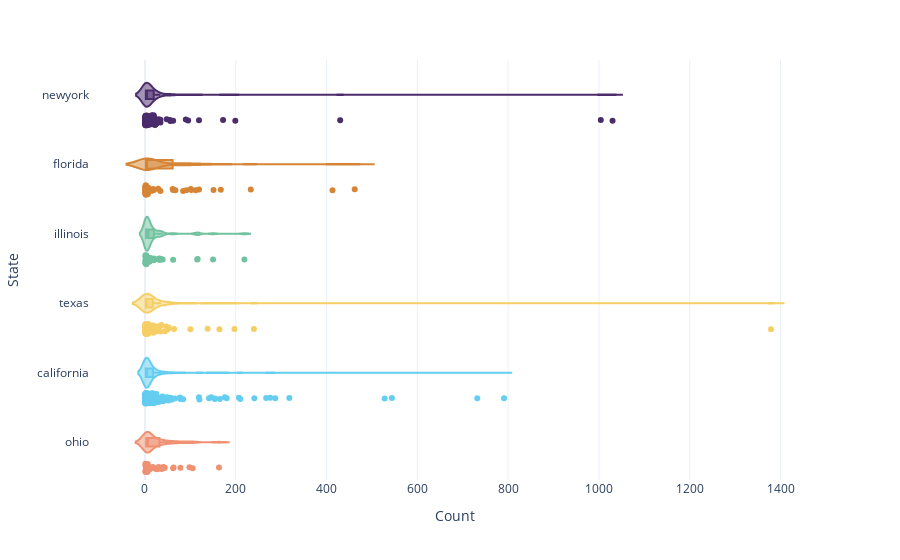

Notebook code cell kept with this figure:
### Markdown cell above
## Number of Articles per Media

### Code cell
fig_voilin=px.violin(
    num_articles_master,
    box=True,
    points="all",
    hover_data=num_articles_master.columns,
    color="state",
    color_discrete_map=collection_color_map,
    labels={'state':'State','count':'Count'},
    # height=900,
    x="count",
    y="state",
).update_layout(showlegend=False)

fig_voilin.write_image('fig_violin.png', scale=2)
fig_voilin.write_image('fig_violin.svg')

fig_voilin

### Figure 1 — Plotly figure (JSON) as saved in the notebook; plotly's stock layout.template omitted (floating-point values rounded to 4 significant figures; data arrays with more than 128 entries replaced by an {"elided": "..."} marker saying what was removed)
{"data": [{"alignmentgroup": "True", "box": {"visible": true}, "customdata": {"elided": "101x2 mixed values"}, "hovertemplate": "State=%{y}<br>Count=%{x}<br>media_name=%{customdata[0]}<br>perc=%{customdata[1]}<extra></extra>", "legendgroup": "newyork", "marker": {"color": "#4B2D6B"}, "name": "newyork", "offsetgroup": "newyork", "orientation": "h", "points": "all", "scalegroup": "True", "showlegend": true, "type": "violin", "x": [25, 1, 1, 6, 2, 23, 2, 48, 7, 3, 19, 4, 13, 4, 4, 4, 10, 8, 1, 3, 15, 4, 2, 2, 4, 1, 199, 22, 21, 6, 55, 19, 3, 34, 2, 2, 1, 4, 1, 172, 2, 95, 1, 23, 1, 28, 430, 3, 3, 1, 5, 1, 90, 13, 1, 1004, 119, 13, 1, 34, 4, 1, 24, 1, 1, 2, 3, 1, 5, 1, 13, 3, 2, 62, 2, 1, 2, 56, 5, 1, 3, 1030, 3, 22, 1, 1, 23, 1, 1, 15, 8, 20, 2, 4, 7, 17, 2, 6, 30, 1, 6], "x0": " ", "xaxis": "x", "y": ["newyork", "newyork", "newyork", "newyork", "newyork", "newyork", "newyork", "newyork", "newyork", "newyork", "newyork", "newyork", "newyork", "newyork", "newyork", "newyork", "newyork", "newyork", "newyork", "newyork", "newyork", "newyork", "newyork", "newyork", "newyork", "newyork", "newyork", "newyork", "newyork", "newyork", "newyork", "newyork", "newyork", "newyork", "newyork", "newyork", "newyork", "newyork", "newyork", "newyork", "newyork", "newyork", "newyork", "newyork", "newyork", "newyork", "newyork", "newyork", "newyork", "newyork", "newyork", "newyork", "newyork", "newyork", "newyork", "newyork", "newyork", "newyork", "newyork", "newyork", "newyork", "newyork", "newyork", "newyork", "newyork", "newyork", "newyork", "newyork", "newyork", "newyork", "newyork", "newyork", "newyork", "newyork", "newyork", "newyork", "newyork", "newyork", "newyork", "newyork", "newyork", "newyork", "newyork", "newyork", "newyork", "newyork", "newyork", "newyork", "newyork", "newyork", "newyork", "newyork", "newyork", "newyork", "newyork", "newyork", "newyork", "newyork", "newyork", "newyork", "newyork"], "y0": " ", "yaxis": "y"}, {"alignmentgroup": "True", "box": {"visible": true}, "customdata": [["abc-7.com", 0.0004075], ["af.mil", 0.0004075], ["ballingerpublishing.com", 0.0004075], ["beacononlinenews.com", 0.000815], ["biscaynetimes.com", 0.00163], ["bocamag.com", 0.000815], ["browardpalmbeach.com", 0.001222], ["caribbeannationalweekly.com", 0.00326], ["clickorlando.com", 0.1683], ["cltampa.com", 0.02486], ["communitynewspapers.com", 0.001222], ["crestviewbulletin.com", 0.0004075], ["eaglenews.org", 0.000815], ["ecbpublishing.com", 0.0004075], ["floridaweekly.com", 0.002445], ["gotowncrier.com", 0.0004075], ["heritagefl.com", 0.00163], ["highlandstoday.com", 0.001222], ["hotspotsmagazine.com", 0.04156], ["inweekly.net", 0.007335], ["jacksonville.com", 0.0004075], ["libreonline.com", 0.0004075], ["local10.com", 0.03708], ["miaminewtimes.com", 0.01182], ["mynews13.com", 0.0004075], ["mypanhandle.com", 0.002445], ["nbcmiami.com", 0.09495], ["news4jax.com", 0.001222], ["orlandoadvocate.com", 0.000815], ["orlandosentinel.com", 0.06153], ["orlandoweekly.com", 0.0273], ["palmbeachillustrated.com", 0.000815], ["paradisenewsfl.com", 0.000815], ["sarasotamagazine.com", 0.000815], ["sflcn.com", 0.0004075], ["sfltimes.com", 0.001222], ["sun-sentinel.com", 0.04564], ["thegabber.com", 0.00326], ["themiamihurricane.com", 0.002445], ["thesandspur.org", 0.00163], ["thewestsidegazette.com", 0.00815], ["veronews.com", 0.0004075], ["villages-news.com", 0.002037], ["watermarkonline.com", 0.1883], ["wesh.com", 0.04849], ["westorlandonews.com", 0.002852], ["wfla.com", 0.04116], ["wgcu.org", 0.004482], ["winknews.com", 0.01385], ["wjct.org", 0.001222], ["wmnf.org", 0.03423], ["wpbf.com", 0.00652], ["wptv.com", 0.06805], ["wsvn.com", 0.02526]], "hovertemplate": "State=%{y}<br>Count=%{x}<br>media_name=%{customdata[0]}<br>perc=%{customdata[1]}<extra></extra>", "legendgroup": "florida", "marker": {"color": "#D68537"}, "name": "florida", "offsetgroup": "florida", "orientation": "h", "points": "all", "scalegroup": "True", "showlegend": true, "type": "violin", "x": [1, 1, 1, 2, 4, 2, 3, 8, 413, 61, 3, 1, 2, 1, 6, 1, 4, 3, 102, 18, 1, 1, 91, 29, 1, 6, 233, 3, 2, 151, 67, 2, 2, 2, 1, 3, 112, 8, 6, 4, 20, 1, 5, 462, 119, 7, 101, 11, 34, 3, 84, 16, 167, 62], "x0": " ", "xaxis": "x", "y": ["florida", "florida", "florida", "florida", "florida", "florida", "florida", "florida", "florida", "florida", "florida", "florida", "florida", "florida", "florida", "florida", "florida", "florida", "florida", "florida", "florida", "florida", "florida", "florida", "florida", "florida", "florida", "florida", "florida", "florida", "florida", "florida", "florida", "florida", "florida", "florida", "florida", "florida", "florida", "florida", "florida", "florida", "florida", "florida", "florida", "florida", "florida", "florida", "florida", "florida", "florida", "florida", "florida", "florida"], "y0": " ", "yaxis": "y"}, {"alignmentgroup": "True", "box": {"visible": true}, "customdata": [["abc7chicago.com", 0.02862], ["austinweeklynews.com", 0.001847], ["bradleyscout.com", 0.001847], ["breezecourier.com", 0.02031], ["centralillinoisproud.com", 0.007387], ["chicagodefender.com", 0.004617], ["chicagomag.com", 0.00277], ["chicagomaroon.com", 0.001847], ["chicagoreader.com", 0.01754], ["chicagoreporter.com", 0.0009234], ["chicagotribune.com", 0.2022], ["chronicleillinois.com", 0.00277], ["columbiachronicle.com", 0.006464], ["dailyherald.com", 0.1071], ["dailyillini.com", 0.009234], ["dailynorthwestern.com", 0.0157], ["decaturtribune.com", 0.0009234], ["depauliaonline.com", 0.00277], ["enewspf.com", 0.0009234], ["evanstonroundtable.com", 0.00831], ["forestparkreview.com", 0.00277], ["ibjonline.com", 0.007387], ["illinoistimes.com", 0.01108], ["indiatribune.com", 0.00277], ["indymedia.org", 0.0009234], ["lawndalenews.com", 0.001847], ["loyolaphoenix.com", 0.004617], ["mystateline.com", 0.03601], ["nbcchicago.com", 0.03324], ["northernstar.info", 0.009234], ["oakpark.com", 0.00554], ["ourquadcities.com", 0.00831], ["rblandmark.com", 0.003693], ["republictimes.net", 0.01754], ["shawlocal.com", 0.03047], ["suntimes.com", 0.05725], ["thecommunityword.com", 0.001847], ["thepaper1901.com", 0.001847], ["thereporter.com", 0.02955], ["thesouthern.com", 0.00831], ["thewoodstockindependent.com", 0.0009234], ["wesleyanargus.com", 0.00277], ["wgnradio.com", 0.009234], ["wgntv.com", 0.1385], ["windycityword.com", 0.01847], ["wjbc.com", 0.003693], ["wlds.com", 0.001847], ["wmay.com", 0.1062]], "hovertemplate": "State=%{y}<br>Count=%{x}<br>media_name=%{customdata[0]}<br>perc=%{customdata[1]}<extra></extra>", "legendgroup": "illinois", "marker": {"color": "#72C29F"}, "name": "illinois", "offsetgroup": "illinois", "orientation": "h", "points": "all", "scalegroup": "True", "showlegend": true, "type": "violin", "x": [31, 2, 2, 22, 8, 5, 3, 2, 19, 1, 219, 3, 7, 116, 10, 17, 1, 3, 1, 9, 3, 8, 12, 3, 1, 2, 5, 39, 36, 10, 6, 9, 4, 19, 33, 62, 2, 2, 32, 9, 1, 3, 10, 150, 20, 4, 2, 115], "x0": " ", "xaxis": "x", "y": ["illinois", "illinois", "illinois", "illinois", "illinois", "illinois", "illinois", "illinois", "illinois", "illinois", "illinois", "illinois", "illinois", "illinois", "illinois", "illinois", "illinois", "illinois", "illinois", "illinois", "illinois", "illinois", "illinois", "illinois", "illinois", "illinois", "illinois", "illinois", "illinois", "illinois", "illinois", "illinois", "illinois", "illinois", "illinois", "illinois", "illinois", "illinois", "illinois", "illinois", "illinois", "illinois", "illinois", "illinois", "illinois", "illinois", "illinois", "illinois"], "y0": " ", "yaxis": "y"}, {"alignmentgroup": "True", "box": {"visible": true}, "customdata": {"elided": "85x2 mixed values"}, "hovertemplate": "State=%{y}<br>Count=%{x}<br>media_name=%{customdata[0]}<br>perc=%{customdata[1]}<extra></extra>", "legendgroup": "texas", "marker": {"color": "#F5CF65"}, "name": "texas", "offsetgroup": "texas", "orientation": "h", "points": "all", "scalegroup": "True", "showlegend": true, "type": "violin", "x": [49, 1, 5, 12, 5, 2, 1, 3, 19, 1379, 2, 240, 3, 1, 1, 36, 3, 8, 1, 34, 18, 25, 17, 4, 3, 3, 12, 3, 1, 2, 5, 4, 12, 52, 1, 4, 16, 47, 1, 1, 1, 1, 100, 6, 29, 138, 197, 52, 3, 1, 2, 14, 164, 1, 6, 14, 8, 5, 6, 44, 6, 1, 3, 1, 34, 30, 1, 5, 3, 1, 6, 2, 2, 3, 26, 3, 2, 1, 7, 2, 7, 2, 64, 2, 1], "x0": " ", "xaxis": "x", "y": ["texas", "texas", "texas", "texas", "texas", "texas", "texas", "texas", "texas", "texas", "texas", "texas", "texas", "texas", "texas", "texas", "texas", "texas", "texas", "texas", "texas", "texas", "texas", "texas", "texas", "texas", "texas", "texas", "texas", "texas", "texas", "texas", "texas", "texas", "texas", "texas", "texas", "texas", "texas", "texas", "texas", "texas", "texas", "texas", "texas", "texas", "texas", "texas", "texas", "texas", "texas", "texas", "texas", "texas", "texas", "texas", "texas", "texas", "texas", "texas", "texas", "texas", "texas", "texas", "texas", "texas", "texas", "texas", "texas", "texas", "texas", "texas", "texas", "texas", "texas", "texas", "texas", "texas", "texas", "texas", "texas", "texas", "texas", "texas", "texas"], "y0": " ", "yaxis": "y"}, {"alignmentgroup": "True", "box": {"visible": true}, "customdata": {"elided": "253x2 mixed values"}, "hovertemplate": "State=%{y}<br>Count=%{x}<br>media_name=%{customdata[0]}<br>perc=%{customdata[1]}<extra></extra>", "legendgroup": "california", "marker": {"color": "#64CDF0"}, "name": "california", "offsetgroup": "california", "orientation": "h", "points": "all", "scalegroup": "True", "showlegend": true, "type": "violin", "x": {"elided": "253 int values"}, "x0": " ", "xaxis": "x", "y": {"elided": "253 str values"}, "y0": " ", "yaxis": "y"}, {"alignmentgroup": "True", "box": {"visible": true}, "customdata": [["akron.com", 0.002051], ["businessjournaldaily.com", 0.006154], ["cincinnatimagazine.com", 0.003077], ["citybeat.com", 0.08], ["cityscenecolumbus.com", 0.001026], ["cleveland.com", 0.01026], ["clevescene.com", 0.02769], ["columbuspost.com", 0.005128], ["delgazette.com", 0.004103], ["denisonian.com", 0.001026], ["examiner.org", 0.01128], ["fox8.com", 0.0441], ["freepress.org", 0.003077], ["kentwired.com", 0.01949], ["kenyoncollegian.com", 0.003077], ["limaohio.com", 0.0441], ["lovelandmagazine.com", 0.006154], ["morningjournal.com", 0.04103], ["nbc4i.com", 0.06359], ["news-herald.com", 0.007179], ["oberlinreview.org", 0.002051], ["onnradio.com", 0.06462], ["portsmouth-dailytimes.com", 0.004103], ["recordherald.com", 0.007179], ["sent-trib.com", 0.005128], ["thecatholictelegraph.com", 0.01744], ["thecincinnatiherald.com", 0.006154], ["thejambar.com", 0.002051], ["thelantern.com", 0.007179], ["toledocitypaper.com", 0.007179], ["tribtoday.com", 0.001026], ["usatoday.com", 0.03795], ["wcpo.com", 0.01128], ["wdtn.com", 0.1672], ["whbc.com", 0.002051], ["wkbn.com", 0.1077], ["wlwt.com", 0.1005], ["wooster.edu", 0.001026], ["wordpress.com", 0.03077], ["woub.org", 0.02359], ["ysnews.com", 0.01026]], "hovertemplate": "State=%{y}<br>Count=%{x}<br>media_name=%{customdata[0]}<br>perc=%{customdata[1]}<extra></extra>", "legendgroup": "ohio", "marker": {"color": "#EF9173"}, "name": "ohio", "offsetgroup": "ohio", "orientation": "h", "points": "all", "scalegroup": "True", "showlegend": true, "type": "violin", "x": [2, 6, 3, 78, 1, 10, 27, 5, 4, 1, 11, 43, 3, 19, 3, 43, 6, 40, 62, 7, 2, 63, 4, 7, 5, 17, 6, 2, 7, 7, 1, 37, 11, 163, 2, 105, 98, 1, 30, 23, 10], "x0": " ", "xaxis": "x", "y": ["ohio", "ohio", "ohio", "ohio", "ohio", "ohio", "ohio", "ohio", "ohio", "ohio", "ohio", "ohio", "ohio", "ohio", "ohio", "ohio", "ohio", "ohio", "ohio", "ohio", "ohio", "ohio", "ohio", "ohio", "ohio", "ohio", "ohio", "ohio", "ohio", "ohio", "ohio", "ohio", "ohio", "ohio", "ohio", "ohio", "ohio", "ohio", "ohio", "ohio", "ohio"], "y0": " ", "yaxis": "y"}], "layout": {"legend": {"title": {"text": "State"}, "tracegroupgap": 0}, "margin": {"t": 60}, "showlegend": false, "violinmode": "overlay", "xaxis": {"anchor": "y", "domain": [0, 1], "title": {"text": "Count"}}, "yaxis": {"anchor": "x", "categoryarray": ["ohio", "california", "texas", "illinois", "florida", "newyork"], "categoryorder": "array", "domain": [0, 1], "title": {"text": "State"}}}}
